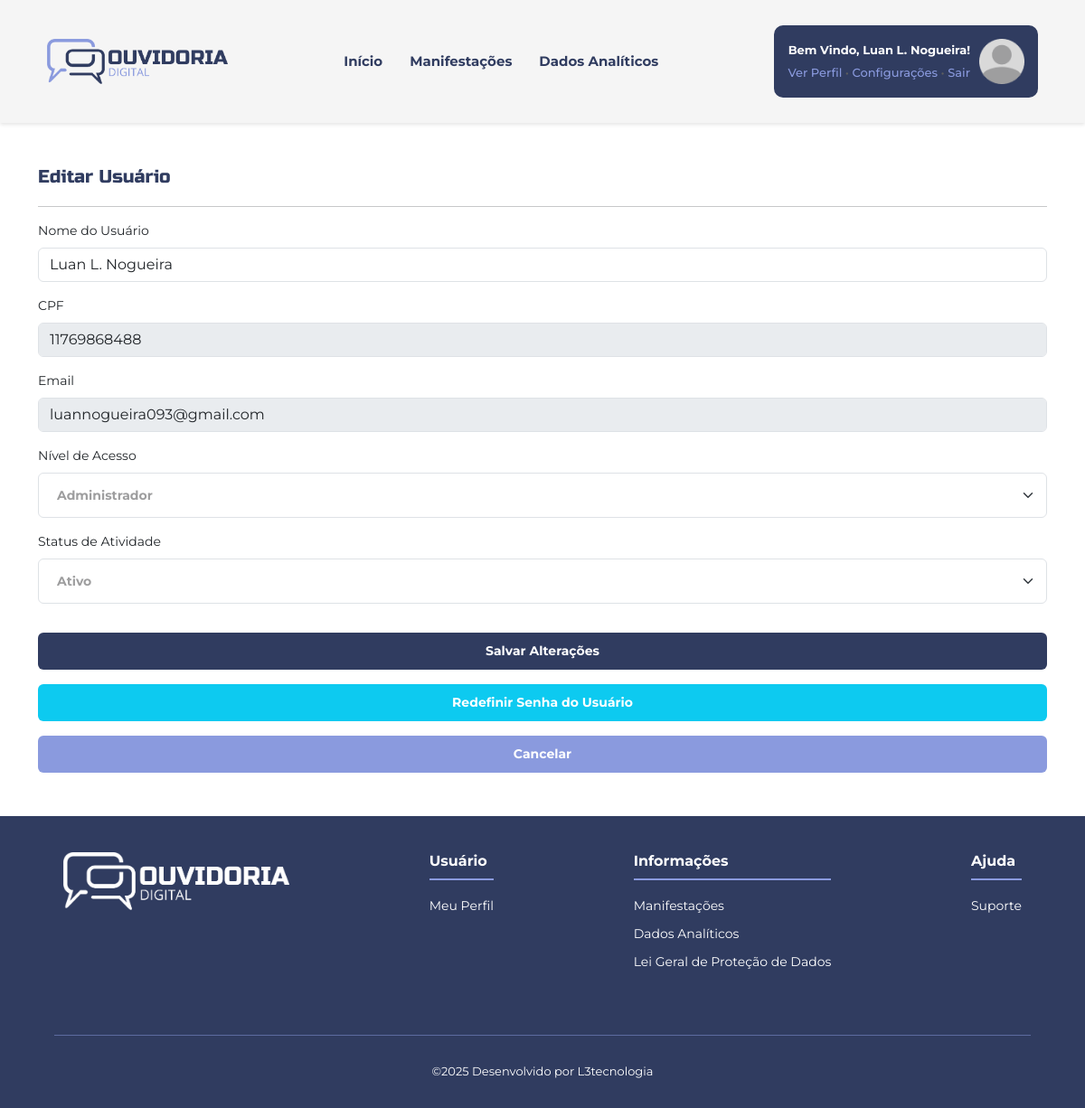
Page /painel_adm/editar_usuario.php?id=1 (signed in) on the committed database.
### tables this page shows
CREATE TABLE `tb_usuario_adm` (
  `id` int(11) NOT NULL,
  `usuario` varchar(200) NOT NULL,
  `cpf` varchar(15) NOT NULL,
  `senha` text NOT NULL,
  `email` varchar(200) NOT NULL,
  `nivel_acesso` varchar(2) NOT NULL,
  `status_atividade` varchar(1) NOT NULL
);

### painel_adm/model/UsuarioAdmModel.php (called while the page is built, shortened)
<?php
class UsuarioAdm
{
    private $conexao;
    public function __construct()
    {
        $this->conexao = new Conexao;
    }
    public function chama_usuario($id)
    {
        $query = "SELECT usuario, cpf, email, nivel_acesso, status_atividade FROM tb_usuario_adm WHERE id = :id";
        try {
            $conn = $this->conexao->Conectar();
            $stmt = $conn->prepare($query);
            $stmt->bindValue(':id', $id);
            $stmt->execute();
            return $stmt->fetch(PDO::FETCH_ASSOC);
        } catch (PDOException $e) {
            throw new Exception('Erro chamar o usuários: ' . $e->getMessage());
        }
    }
}

### painel_adm/editar_usuario.php (the view, shortened to what this page needs)
<?php
require 'controladores/header.php';
require 'model/UsuarioAdmModel.php';
$UsuarioAdm = new UsuarioAdm;
$id = $_GET['id'];
$usuario = $UsuarioAdm->chama_usuario($id);
?>
<div class="container my-5 mt-5">
    <?php if (!empty($usuario)) { ?>
        <div class="solicitacoes-titlo">
            <h5>Editar Usuário</h5>
            <hr>
            <form method="POST" action="provedores/editar_usuario.php" class="needs-validation" novalidate>
                <div class="mb-3">
                    <label for="usuario" class="form-label">Nome do Usuário</label>
                    <input type="text" class="form-control" id="usuario" name="usuario"
                        value="<?php echo htmlspecialchars($usuario['usuario'] ?? ''); ?>" required>
                </div>
                <div class="mb-3">
                    <label for="cpf" class="form-label">CPF</label>
                    <input type="text" class="form-control" id="cpf" value="<?php echo htmlspecialchars($usuario['cpf'] ?? ''); ?>" placeholder="000.000.000-00" disabled maxlength="14" readonly required>
                </div>
                <div class="mb-3">
                    <label for="email" class="form-label">Email</label>
                    <input type="email" class="form-control" disabled readonly id="email" value="<?= htmlspecialchars($usuario['email'] ?? ''); ?>" required>
                </div>
                <div class="mb-3">
                    <label for="nivel_acesso" class="form-label">Nível de Acesso</label>
                    <select class="form-select" id="nivel_acesso" name="nivel_acesso" required>
                        <option value="A" <?php echo ($usuario['nivel_acesso'] ?? '') === 'A' ? 'selected' : ''; ?>>Administrador</option>
                    </select>
                </div>
                <div class="mb-3">
                    <label for="status_atividade" class="form-label">Status de Atividade</label>
                    <select class="form-select" id="status_atividade" name="status_atividade" required>
                        <option value="A" <?= ($usuario['status_atividade'] ?? '') === 'A' ? 'selected' : ''; ?>>Ativo</option>
                    </select>
                </div>
                <div class="mb-3">
                    <button type="submit" class="btn btn-primary mt-3">Salvar Alterações</button>
                    <a href='./provedores/redefinir_senha_usuario.php?id=<?= $id ?>' class="btn btn-info mt-3">Redefinir Senha do Usuário</a>
                    <a href="listagem_usuarios.php" class="btn btn-secondary mt-3">Cancelar</a>
                </div>
            </form>
        </div>
    <?php } ?>
</div>
<?php include_once 'controladores/Footer.php' ?>

### assets/css/style.css (style rules this page uses)
* { margin: 0; padding: 0; box-sizing: border-box; list-style: none; text-decoration: none !important; transition: all 0.3s; }
:root { --cor-primaria: #303c60; --cor-secundaria: #8a9ade; --cor-branca: #ffffff; --cor-bg: #ecf5fb; --cor-cinza: #9e9e9f; --cor-cinza-light: #d9d9d9; --cor-cinza-light2: #f5f5f5; --cor-cinza-dark: #5f5f5f; --cor-amarela: #e9b91a; --cor-lilas: #d8217b; --cor-laranja: #ff7f17; --cor-vermelha: #f72627; --cor-verde: #007833; --cor-azul: #0081f7; --font-titulo: "Russo One", sans-serif; --font-texto: "Montserrat", sans-serif; }
.form-select { font-family: var(--font-texto); font-size: 14px; color: var(--cor-cinza); font-weight: 700; height: 50px; padding-left: 20px; }
.btn { font-family: var(--font-texto); font-size: 14px; font-weight: 700; color: var(--cor-branca); border: none; padding: 10px 20px; cursor: pointer; width: 100%; }
.btn-primary { background-color: var(--cor-primaria); }
.btn-secondary { background-color: var(--cor-secundaria); }
body { font-family: var(--font-texto); font-size: 14px; }
.solicitacoes-titlo h5 { font-size: 20px; color: var(--cor-primaria); font-family: var(--font-titulo); font-weight: 400; margin-bottom: 20px; }

### rows in the picture
tb_usuario_adm: usuario "Luan L. Nogueira", cpf "11769868488", email "luannogueira093@gmail.com", nivel_acesso "Administrador", status_atividade "Ativo"

### other values in the picture
$_SESSION['nome'] "Luan L. Nogueira"
